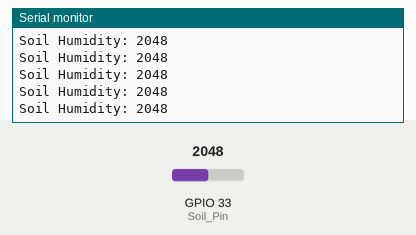
A sketch run on a simulated ESP32. Parts: the last lines printed to the serial monitor. The inputs (shaded band) are chosen by the test bench; at power-on: GPIO 33 (Soil_Pin) = 2048.

Above: at 1.2 s.
1.3 s: GPIO 33 (Soil_Pin) set to 2866
At 1.31 s:
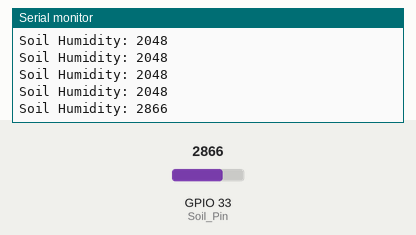
2.8 s: GPIO 33 (Soil_Pin) set to 3603
At 2.81 s:
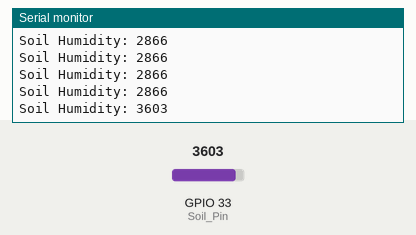
Timing chart, 0 to 5.8 s (numbered marks = the images above; inputs shaded):
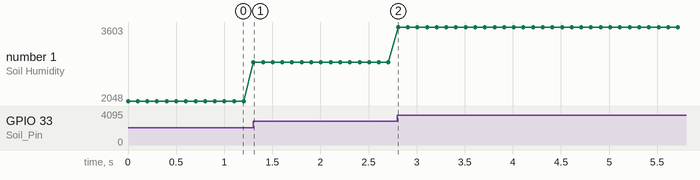

Measured:
- after the input at 1.3 s, the serial monitor: prints a new line at once (image 1)
- after the input at 2.8 s, the serial monitor: prints a new line at once (image 2)
- plotted number 1: 2048 → 2866 after the input at 1.3 s, 2866 → 3603 after the input at 2.8 s

The sketch:

7_21_Soil.ino
```cpp
/*
 * Filename   : 7_21_Soil
 * Function   : read soil humidity values
 * Compiling IDE: ARDUINO 2.3.4
 * Author: https://www.keyestudio.com/
*/
const int Soil_Pin = 33;  //set soil humidity sensor to pin IO33

void setup() {
Serial.begin(9600);
pinMode(Soil_Pin, INPUT);  //set pin to input

}

void loop() {
  //read sensor analog value
  int soil_Val = analogRead(Soil_Pin);
  //print the humidity values
  Serial.print("Soil Humidity: ");
  Serial.println(soil_Val);
  delay(100);
}
```
